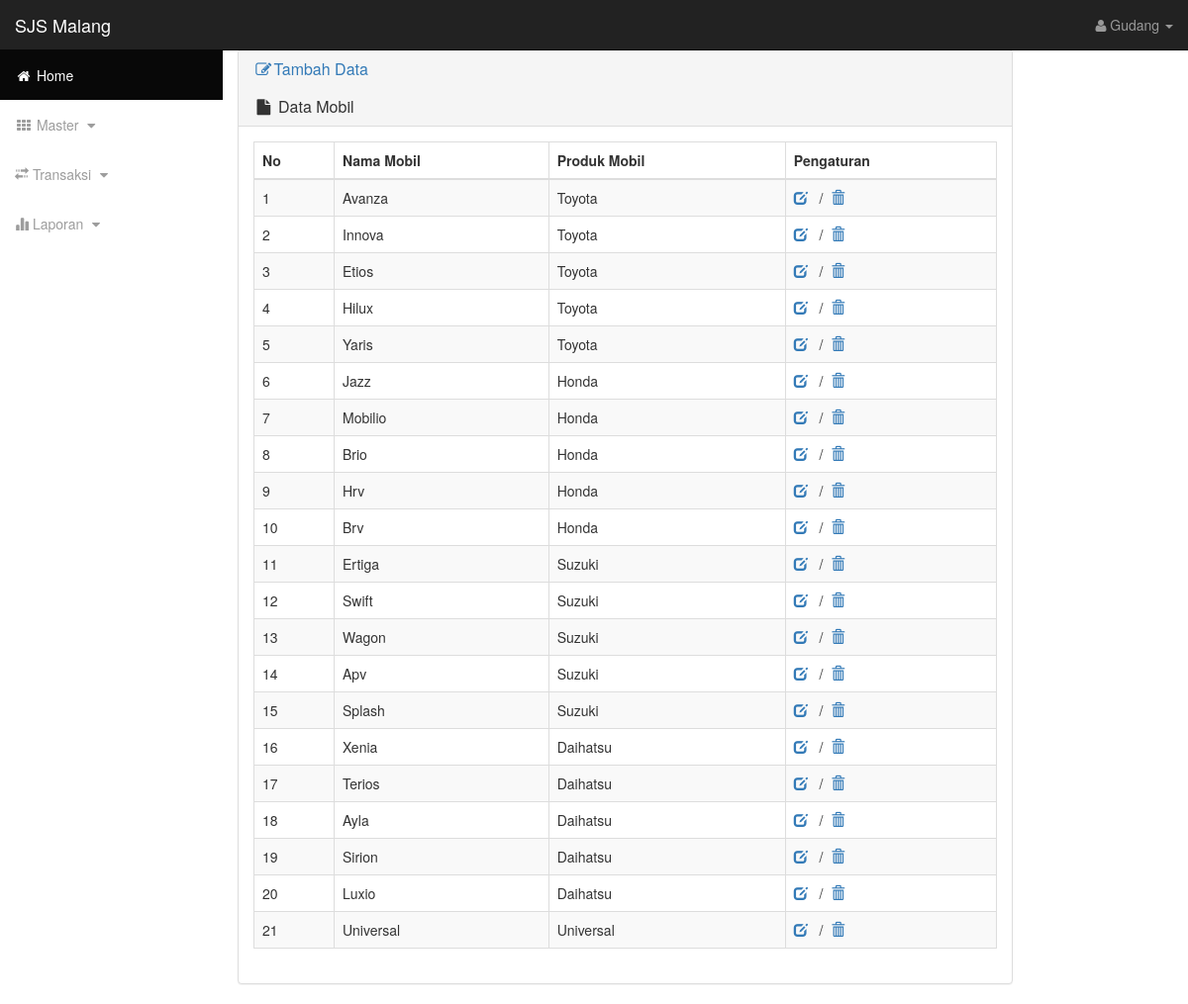
Screenshot of /data_gudang/mobil/index.php (signed in) with the database file from the repository.
### tables this page shows
CREATE TABLE `pegawai` (
  `nip` varchar(10) NOT NULL,
  `id_jabatan` varchar(10) DEFAULT NULL,
  `username` varchar(20) DEFAULT NULL,
  `nama_pegawai` varchar(50) DEFAULT NULL,
  `jk_pegawai` varchar(10) DEFAULT NULL,
  `alamat_pegawai` varchar(100) DEFAULT NULL,
  `phone_pegawai` varchar(15) DEFAULT NULL,
  PRIMARY KEY (`nip`),
  KEY `fk_akses` (`username`),
  KEY `fk_memiliki_jabatan` (`id_jabatan`),
  CONSTRAINT `fk_akses` FOREIGN KEY (`username`) REFERENCES `user` (`username`) ON DELETE CASCADE ON UPDATE CASCADE,
  CONSTRAINT `fk_memiliki_jabatan` FOREIGN KEY (`id_jabatan`) REFERENCES `jabatan` (`id_jabatan`) ON DELETE CASCADE ON UPDATE CASCADE
);

CREATE TABLE `mobil` (
  `id_mobil` int(11) NOT NULL AUTO_INCREMENT,
  `nama_mobil` varchar(30) DEFAULT NULL,
  `produk_mobil` varchar(30) DEFAULT NULL,
  PRIMARY KEY (`id_mobil`)
);

### data_gudang/mobil/index.php (the view, shortened to what this page needs)
<?php include('../../header_gudang/header2.php'); ?>
	<div class="col-lg-10">
                        <div class="panel panel-default">
                            <div class="panel-heading">
                            <a href="tambah.php"><h3 class="panel-title"><i class="fa fa-edit fa-fw"></i>Tambah Data</h3></a><br>
                                <h3 class="panel-title"><i class="fa fa-file fa-fw"></i> Data Mobil</h3>
                            </div>
                            <div class="panel-body">
                                <div class="table-responsive">
                                    <table class="table table-bordered table-hover table-striped">
                                        <thead>
                                        <tr>
			<th>No</th>
			<th>Nama Mobil</th>
			<th>Produk Mobil</th>
			<th>Pengaturan</th>
								</tr>
									</thead>
		<?php
		$query = mysql_query("SELECT * FROM mobil ORDER BY id_mobil ASC") or die(mysql_error());
		if(mysql_num_rows($query) == 0){
			echo '<tr><td colspan="3">Tidak ada data!</td></tr>';
		}else{
			$no=1;
			while($data = mysql_fetch_assoc($query)){
				echo '<tr>';
					echo '<td>'.$no.'</td>';
					echo '<td>'.$data['nama_mobil'].'</td>';
					echo '<td>'.$data['produk_mobil'].'</td>';
					echo '<td><a href="edit.php?id='.$data['id_mobil'].'"><span class="glyphicon glyphicon-edit"></span> </a> &nbsp&nbsp/&nbsp&nbsp<a href="hapus.php?id='.$data['id_mobil'].'" onclick="return confirm(\'Yakin?\')"><span class="glyphicon glyphicon-trash"></span></a></td>';
				echo '</tr>';
				$no++;
			}
		}
		?>
		</table>
						</div>
                            </div>
                        </div>
                    </div>

### header_gudang/header2.php (shortened to what this page needs)
<?php
if ( !isset($_SESSION['username']) ) {
    header('location:login.php');
}
else {
    $username = $_SESSION['username'];
}
$query = mysql_query("SELECT *   FROM pegawai INNER JOIN user on pegawai.username=user.username WHERE pegawai.username='$username'");
$hasil = mysql_fetch_array($query);
?>
<!DOCTYPE html>
<html lang="en">
<head>
    <link href="../../assets/css/bootstrap.min.css" rel="stylesheet">
    <link href="../../assets/css/sb-admin.css" rel="stylesheet">
    <link href="../../assets/css/plugins/morris.css" rel="stylesheet">
    <link href="../../assets/font-awesome/css/font-awesome.min.css" rel="stylesheet" type="text/css">
</head>
<body>
    <div id="wrapper">
        <nav class="navbar navbar-inverse navbar-fixed-top" role="navigation">
            <div class="navbar-header">
                <a class="navbar-brand" href="../../background.php">SJS Malang</a>
            </div>
            <ul class="nav navbar-right top-nav">
                 <li class="dropdown">
                    <a href="#" class="dropdown-toggle" data-toggle="dropdown"><i class="fa fa-user"></i><?php echo '&nbsp'. $hasil['nama_pegawai'];?> <b class="caret"></b></a>
                </li>
            </ul>
            <div class="collapse navbar-collapse navbar-ex1-collapse">
                <ul class="nav navbar-nav side-nav">
                    <li class="active">
                        <a href="../../index.php"><i class="fa fa-fw fa-home"></i> Home</a>
                    </li>
                    <li>
                     <a href="javascript:;" data-toggle="collapse" data-target="#gudang1"><i class="fa fa-fw fa-th"></i> Master <i class="fa fa-fw fa-caret-down"></i></a>
                    </li>
                    <li>
                     <a href="javascript:;" data-toggle="collapse" data-target="#gudang2"><i class="glyphicon glyphicon-transfer"></i>&nbsp;Transaksi <i class="fa fa-fw fa-caret-down"></i></a>
                    </li>
                     <li>
                     <a href="javascript:;" data-toggle="collapse" data-target="#gudang3"><i class="glyphicon glyphicon-stats"></i>&nbsp;Laporan <i class="fa fa-fw fa-caret-down"></i></a>
                    </li>
            </div>
        </nav>
            <div id="myCarousel" class="carousel slide" data-ride="carousel">
    <div class="carousel-inner" role="listbox">
</body>
</html>

### assets/css/sb-admin.css (style rules this page uses)
body { margin-top: 100px; background-color: #fff; }
@media (min-width:768px) { body { margin-top: 50px; } }
#wrapper { padding-left: 0; }
@media (min-width:768px) { #wrapper { padding-left: 225px; } }
.top-nav { padding: 0 15px; }
.top-nav>li { display: inline-block; float: left; }
.top-nav>li>a { padding-top: 15px; padding-bottom: 15px; line-height: 20px; color: #999; }
@media (min-width:768px) { .side-nav { position: fixed; top: 51px; left: 225px; width: 225px; margin-left: -225px; border: none; border-radius: 0; overflow-y: auto; background-color: #fff; bottom: 0; overflow-x: hidden; padding-bottom: 40px; } }
@media (min-width:768px) { .side-nav>li>a { width: 225px; } }

### rows the page displays
pegawai: nama_pegawai "Gudang"
mobil: nama_mobil "Avanza", produk_mobil "Toyota"
mobil: nama_mobil "Innova", produk_mobil "Toyota"
mobil: nama_mobil "Etios", produk_mobil "Toyota"
mobil: nama_mobil "Hilux", produk_mobil "Toyota"
mobil: nama_mobil "Yaris", produk_mobil "Toyota"
mobil: nama_mobil "Jazz", produk_mobil "Honda"
mobil: nama_mobil "Mobilio", produk_mobil "Honda"
mobil: nama_mobil "Brio", produk_mobil "Honda"
mobil: nama_mobil "Hrv", produk_mobil "Honda"
mobil: nama_mobil "Brv", produk_mobil "Honda"
mobil: nama_mobil "Ertiga", produk_mobil "Suzuki"
mobil: nama_mobil "Swift", produk_mobil "Suzuki"
mobil: nama_mobil "Wagon", produk_mobil "Suzuki"
mobil: nama_mobil "Apv", produk_mobil "Suzuki"
mobil: nama_mobil "Splash", produk_mobil "Suzuki"
mobil: nama_mobil "Xenia", produk_mobil "Daihatsu"
mobil: nama_mobil "Terios", produk_mobil "Daihatsu"
mobil: nama_mobil "Ayla", produk_mobil "Daihatsu"
mobil: nama_mobil "Sirion", produk_mobil "Daihatsu"
mobil: nama_mobil "Luxio", produk_mobil "Daihatsu"
mobil: nama_mobil "Universal", produk_mobil "Universal"
